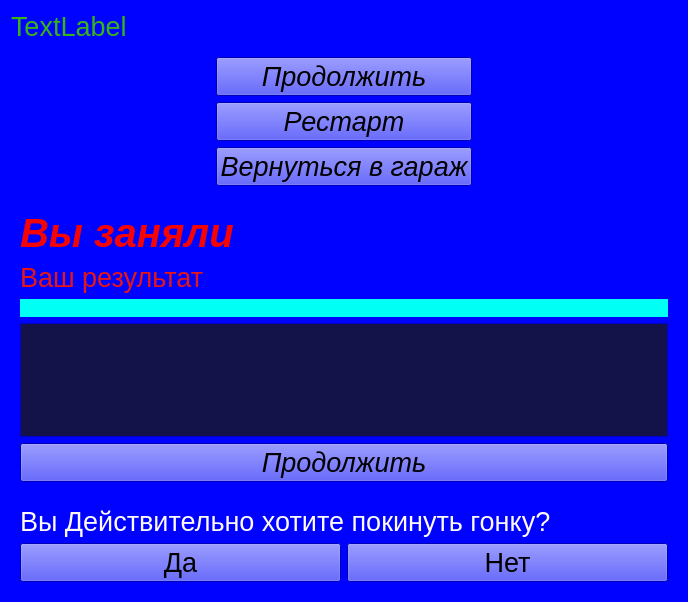
<?xml version="1.0" encoding="UTF-8"?>
<ui version="4.0">
 <class>Form</class>
 <widget class="QWidget" name="Form">
  <property name="geometry">
   <rect>
    <x>0</x>
    <y>0</y>
    <width>688</width>
    <height>602</height>
   </rect>
  </property>
  <property name="palette">
   <palette>
    <active>
     <colorrole role="WindowText">
      <brush brushstyle="SolidPattern">
       <color alpha="255">
        <red>0</red>
        <green>0</green>
        <blue>0</blue>
       </color>
      </brush>
     </colorrole>
     <colorrole role="Button">
      <brush brushstyle="SolidPattern">
       <color alpha="255">
        <red>0</red>
        <green>2</green>
        <blue>255</blue>
       </color>
      </brush>
     </colorrole>
     <colorrole role="Light">
      <brush brushstyle="SolidPattern">
       <color alpha="255">
        <red>127</red>
        <green>129</green>
        <blue>255</blue>
       </color>
      </brush>
     </colorrole>
     <colorrole role="Midlight">
      <brush brushstyle="SolidPattern">
       <color alpha="255">
        <red>63</red>
        <green>65</green>
        <blue>255</blue>
       </color>
      </brush>
     </colorrole>
     <colorrole role="Dark">
      <brush brushstyle="SolidPattern">
       <color alpha="255">
        <red>0</red>
        <green>1</green>
        <blue>127</blue>
       </color>
      </brush>
     </colorrole>
     <colorrole role="Mid">
      <brush brushstyle="SolidPattern">
       <color alpha="255">
        <red>0</red>
        <green>1</green>
        <blue>170</blue>
       </color>
      </brush>
     </colorrole>
     <colorrole role="Text">
      <brush brushstyle="SolidPattern">
       <color alpha="255">
        <red>0</red>
        <green>0</green>
        <blue>0</blue>
       </color>
      </brush>
     </colorrole>
     <colorrole role="BrightText">
      <brush brushstyle="SolidPattern">
       <color alpha="255">
        <red>255</red>
        <green>255</green>
        <blue>255</blue>
       </color>
      </brush>
     </colorrole>
     <colorrole role="ButtonText">
      <brush brushstyle="SolidPattern">
       <color alpha="255">
        <red>0</red>
        <green>0</green>
        <blue>0</blue>
       </color>
      </brush>
     </colorrole>
     <colorrole role="Base">
      <brush brushstyle="SolidPattern">
       <color alpha="255">
        <red>255</red>
        <green>255</green>
        <blue>255</blue>
       </color>
      </brush>
     </colorrole>
     <colorrole role="Window">
      <brush brushstyle="SolidPattern">
       <color alpha="255">
        <red>0</red>
        <green>2</green>
        <blue>255</blue>
       </color>
      </brush>
     </colorrole>
     <colorrole role="Shadow">
      <brush brushstyle="SolidPattern">
       <color alpha="255">
        <red>0</red>
        <green>0</green>
        <blue>0</blue>
       </color>
      </brush>
     </colorrole>
     <colorrole role="AlternateBase">
      <brush brushstyle="SolidPattern">
       <color alpha="255">
        <red>127</red>
        <green>128</green>
        <blue>255</blue>
       </color>
      </brush>
     </colorrole>
     <colorrole role="ToolTipBase">
      <brush brushstyle="SolidPattern">
       <color alpha="255">
        <red>255</red>
        <green>255</green>
        <blue>220</blue>
       </color>
      </brush>
     </colorrole>
     <colorrole role="ToolTipText">
      <brush brushstyle="SolidPattern">
       <color alpha="255">
        <red>0</red>
        <green>0</green>
        <blue>0</blue>
       </color>
      </brush>
     </colorrole>
    </active>
    <inactive>
     <colorrole role="WindowText">
      <brush brushstyle="SolidPattern">
       <color alpha="255">
        <red>0</red>
        <green>0</green>
        <blue>0</blue>
       </color>
      </brush>
     </colorrole>
     <colorrole role="Button">
      <brush brushstyle="SolidPattern">
       <color alpha="255">
        <red>0</red>
        <green>2</green>
        <blue>255</blue>
       </color>
      </brush>
     </colorrole>
     <colorrole role="Light">
      <brush brushstyle="SolidPattern">
       <color alpha="255">
        <red>127</red>
        <green>129</green>
        <blue>255</blue>
       </color>
      </brush>
     </colorrole>
     <colorrole role="Midlight">
      <brush brushstyle="SolidPattern">
       <color alpha="255">
        <red>63</red>
        <green>65</green>
        <blue>255</blue>
       </color>
      </brush>
     </colorrole>
     <colorrole role="Dark">
      <brush brushstyle="SolidPattern">
       <color alpha="255">
        <red>0</red>
        <green>1</green>
        <blue>127</blue>
       </color>
      </brush>
     </colorrole>
     <colorrole role="Mid">
      <brush brushstyle="SolidPattern">
       <color alpha="255">
        <red>0</red>
        <green>1</green>
        <blue>170</blue>
       </color>
      </brush>
     </colorrole>
     <colorrole role="Text">
      <brush brushstyle="SolidPattern">
       <color alpha="255">
        <red>0</red>
        <green>0</green>
        <blue>0</blue>
       </color>
      </brush>
     </colorrole>
     <colorrole role="BrightText">
      <brush brushstyle="SolidPattern">
       <color alpha="255">
        <red>255</red>
        <green>255</green>
        <blue>255</blue>
       </color>
      </brush>
     </colorrole>
     <colorrole role="ButtonText">
      <brush brushstyle="SolidPattern">
       <color alpha="255">
        <red>0</red>
        <green>0</green>
        <blue>0</blue>
       </color>
      </brush>
     </colorrole>
     <colorrole role="Base">
      <brush brushstyle="SolidPattern">
       <color alpha="255">
        <red>255</red>
        <green>255</green>
        <blue>255</blue>
       </color>
      </brush>
     </colorrole>
     <colorrole role="Window">
      <brush brushstyle="SolidPattern">
       <color alpha="255">
        <red>0</red>
        <green>2</green>
        <blue>255</blue>
       </color>
      </brush>
     </colorrole>
     <colorrole role="Shadow">
      <brush brushstyle="SolidPattern">
       <color alpha="255">
        <red>0</red>
        <green>0</green>
        <blue>0</blue>
       </color>
      </brush>
     </colorrole>
     <colorrole role="AlternateBase">
      <brush brushstyle="SolidPattern">
       <color alpha="255">
        <red>127</red>
        <green>128</green>
        <blue>255</blue>
       </color>
      </brush>
     </colorrole>
     <colorrole role="ToolTipBase">
      <brush brushstyle="SolidPattern">
       <color alpha="255">
        <red>255</red>
        <green>255</green>
        <blue>220</blue>
       </color>
      </brush>
     </colorrole>
     <colorrole role="ToolTipText">
      <brush brushstyle="SolidPattern">
       <color alpha="255">
        <red>0</red>
        <green>0</green>
        <blue>0</blue>
       </color>
      </brush>
     </colorrole>
    </inactive>
    <disabled>
     <colorrole role="WindowText">
      <brush brushstyle="SolidPattern">
       <color alpha="255">
        <red>0</red>
        <green>1</green>
        <blue>127</blue>
       </color>
      </brush>
     </colorrole>
     <colorrole role="Button">
      <brush brushstyle="SolidPattern">
       <color alpha="255">
        <red>0</red>
        <green>2</green>
        <blue>255</blue>
       </color>
      </brush>
     </colorrole>
     <colorrole role="Light">
      <brush brushstyle="SolidPattern">
       <color alpha="255">
        <red>127</red>
        <green>129</green>
        <blue>255</blue>
       </color>
      </brush>
     </colorrole>
     <colorrole role="Midlight">
      <brush brushstyle="SolidPattern">
       <color alpha="255">
        <red>63</red>
        <green>65</green>
        <blue>255</blue>
       </color>
      </brush>
     </colorrole>
     <colorrole role="Dark">
      <brush brushstyle="SolidPattern">
       <color alpha="255">
        <red>0</red>
        <green>1</green>
        <blue>127</blue>
       </color>
      </brush>
     </colorrole>
     <colorrole role="Mid">
      <brush brushstyle="SolidPattern">
       <color alpha="255">
        <red>0</red>
        <green>1</green>
        <blue>170</blue>
       </color>
      </brush>
     </colorrole>
     <colorrole role="Text">
      <brush brushstyle="SolidPattern">
       <color alpha="255">
        <red>0</red>
        <green>1</green>
        <blue>127</blue>
       </color>
      </brush>
     </colorrole>
     <colorrole role="BrightText">
      <brush brushstyle="SolidPattern">
       <color alpha="255">
        <red>255</red>
        <green>255</green>
        <blue>255</blue>
       </color>
      </brush>
     </colorrole>
     <colorrole role="ButtonText">
      <brush brushstyle="SolidPattern">
       <color alpha="255">
        <red>0</red>
        <green>1</green>
        <blue>127</blue>
       </color>
      </brush>
     </colorrole>
     <colorrole role="Base">
      <brush brushstyle="SolidPattern">
       <color alpha="255">
        <red>0</red>
        <green>2</green>
        <blue>255</blue>
       </color>
      </brush>
     </colorrole>
     <colorrole role="Window">
      <brush brushstyle="SolidPattern">
       <color alpha="255">
        <red>0</red>
        <green>2</green>
        <blue>255</blue>
       </color>
      </brush>
     </colorrole>
     <colorrole role="Shadow">
      <brush brushstyle="SolidPattern">
       <color alpha="255">
        <red>0</red>
        <green>0</green>
        <blue>0</blue>
       </color>
      </brush>
     </colorrole>
     <colorrole role="AlternateBase">
      <brush brushstyle="SolidPattern">
       <color alpha="255">
        <red>0</red>
        <green>2</green>
        <blue>255</blue>
       </color>
      </brush>
     </colorrole>
     <colorrole role="ToolTipBase">
      <brush brushstyle="SolidPattern">
       <color alpha="255">
        <red>255</red>
        <green>255</green>
        <blue>220</blue>
       </color>
      </brush>
     </colorrole>
     <colorrole role="ToolTipText">
      <brush brushstyle="SolidPattern">
       <color alpha="255">
        <red>0</red>
        <green>0</green>
        <blue>0</blue>
       </color>
      </brush>
     </colorrole>
    </disabled>
   </palette>
  </property>
  <property name="windowTitle">
   <string>Form</string>
  </property>
  <layout class="QVBoxLayout" name="verticalLayout_4">
   <item>
    <widget class="QLabel" name="money">
     <property name="palette">
      <palette>
       <active>
        <colorrole role="WindowText">
         <brush brushstyle="SolidPattern">
          <color alpha="255">
           <red>55</red>
           <green>180</green>
           <blue>25</blue>
          </color>
         </brush>
        </colorrole>
       </active>
       <inactive>
        <colorrole role="WindowText">
         <brush brushstyle="SolidPattern">
          <color alpha="255">
           <red>55</red>
           <green>180</green>
           <blue>25</blue>
          </color>
         </brush>
        </colorrole>
       </inactive>
       <disabled>
        <colorrole role="WindowText">
         <brush brushstyle="SolidPattern">
          <color alpha="255">
           <red>0</red>
           <green>1</green>
           <blue>127</blue>
          </color>
         </brush>
        </colorrole>
       </disabled>
      </palette>
     </property>
     <property name="font">
      <font>
       <pointsize>20</pointsize>
      </font>
     </property>
     <property name="text">
      <string>TextLabel</string>
     </property>
    </widget>
   </item>
   <item>
    <widget class="QWidget" name="pause_2" native="true">
     <layout class="QHBoxLayout" name="horizontalLayout">
      <item>
       <spacer name="horizontalSpacer">
        <property name="orientation">
         <enum>Qt::Horizontal</enum>
        </property>
        <property name="sizeHint" stdset="0">
         <size>
          <width>40</width>
          <height>20</height>
         </size>
        </property>
       </spacer>
      </item>
      <item>
       <layout class="QVBoxLayout" name="verticalLayout">
        <item>
         <widget class="QPushButton" name="go_on">
          <property name="font">
           <font>
            <pointsize>20</pointsize>
            <italic>true</italic>
           </font>
          </property>
          <property name="text">
           <string>Продолжить</string>
          </property>
         </widget>
        </item>
        <item>
         <widget class="QPushButton" name="restart">
          <property name="font">
           <font>
            <pointsize>20</pointsize>
            <italic>true</italic>
           </font>
          </property>
          <property name="text">
           <string>Рестарт</string>
          </property>
         </widget>
        </item>
        <item>
         <widget class="QPushButton" name="return_2">
          <property name="font">
           <font>
            <pointsize>20</pointsize>
            <italic>true</italic>
           </font>
          </property>
          <property name="text">
           <string>Вернуться в гараж</string>
          </property>
         </widget>
        </item>
       </layout>
      </item>
      <item>
       <spacer name="horizontalSpacer_2">
        <property name="orientation">
         <enum>Qt::Horizontal</enum>
        </property>
        <property name="sizeHint" stdset="0">
         <size>
          <width>40</width>
          <height>20</height>
         </size>
        </property>
       </spacer>
      </item>
     </layout>
    </widget>
   </item>
   <item>
    <widget class="QWidget" name="finisher" native="true">
     <layout class="QVBoxLayout" name="verticalLayout_3">
      <item>
       <widget class="QLabel" name="label_2">
        <property name="palette">
         <palette>
          <active>
           <colorrole role="WindowText">
            <brush brushstyle="SolidPattern">
             <color alpha="255">
              <red>248</red>
              <green>3</green>
              <blue>3</blue>
             </color>
            </brush>
           </colorrole>
          </active>
          <inactive>
           <colorrole role="WindowText">
            <brush brushstyle="SolidPattern">
             <color alpha="255">
              <red>248</red>
              <green>3</green>
              <blue>3</blue>
             </color>
            </brush>
           </colorrole>
          </inactive>
          <disabled>
           <colorrole role="WindowText">
            <brush brushstyle="SolidPattern">
             <color alpha="255">
              <red>0</red>
              <green>1</green>
              <blue>127</blue>
             </color>
            </brush>
           </colorrole>
          </disabled>
         </palette>
        </property>
        <property name="font">
         <font>
          <pointsize>30</pointsize>
          <weight>75</weight>
          <italic>true</italic>
          <bold>true</bold>
         </font>
        </property>
        <property name="text">
         <string>Вы заняли</string>
        </property>
       </widget>
      </item>
      <item>
       <widget class="QLabel" name="result">
        <property name="palette">
         <palette>
          <active>
           <colorrole role="WindowText">
            <brush brushstyle="SolidPattern">
             <color alpha="255">
              <red>229</red>
              <green>22</green>
              <blue>22</blue>
             </color>
            </brush>
           </colorrole>
          </active>
          <inactive>
           <colorrole role="WindowText">
            <brush brushstyle="SolidPattern">
             <color alpha="255">
              <red>229</red>
              <green>22</green>
              <blue>22</blue>
             </color>
            </brush>
           </colorrole>
          </inactive>
          <disabled>
           <colorrole role="WindowText">
            <brush brushstyle="SolidPattern">
             <color alpha="255">
              <red>0</red>
              <green>1</green>
              <blue>127</blue>
             </color>
            </brush>
           </colorrole>
          </disabled>
         </palette>
        </property>
        <property name="font">
         <font>
          <pointsize>20</pointsize>
         </font>
        </property>
        <property name="text">
         <string>Ваш результат</string>
        </property>
       </widget>
      </item>
      <item>
       <widget class="QWidget" name="priseview" native="true">
        <property name="palette">
         <palette>
          <active>
           <colorrole role="WindowText">
            <brush brushstyle="SolidPattern">
             <color alpha="255">
              <red>0</red>
              <green>0</green>
              <blue>0</blue>
             </color>
            </brush>
           </colorrole>
           <colorrole role="Button">
            <brush brushstyle="SolidPattern">
             <color alpha="255">
              <red>0</red>
              <green>255</green>
              <blue>244</blue>
             </color>
            </brush>
           </colorrole>
           <colorrole role="Light">
            <brush brushstyle="SolidPattern">
             <color alpha="255">
              <red>127</red>
              <green>255</green>
              <blue>250</blue>
             </color>
            </brush>
           </colorrole>
           <colorrole role="Midlight">
            <brush brushstyle="SolidPattern">
             <color alpha="255">
              <red>63</red>
              <green>255</green>
              <blue>247</blue>
             </color>
            </brush>
           </colorrole>
           <colorrole role="Dark">
            <brush brushstyle="SolidPattern">
             <color alpha="255">
              <red>0</red>
              <green>127</green>
              <blue>122</blue>
             </color>
            </brush>
           </colorrole>
           <colorrole role="Mid">
            <brush brushstyle="SolidPattern">
             <color alpha="255">
              <red>0</red>
              <green>170</green>
              <blue>163</blue>
             </color>
            </brush>
           </colorrole>
           <colorrole role="Text">
            <brush brushstyle="SolidPattern">
             <color alpha="255">
              <red>0</red>
              <green>0</green>
              <blue>0</blue>
             </color>
            </brush>
           </colorrole>
           <colorrole role="BrightText">
            <brush brushstyle="SolidPattern">
             <color alpha="255">
              <red>255</red>
              <green>255</green>
              <blue>255</blue>
             </color>
            </brush>
           </colorrole>
           <colorrole role="ButtonText">
            <brush brushstyle="SolidPattern">
             <color alpha="255">
              <red>0</red>
              <green>0</green>
              <blue>0</blue>
             </color>
            </brush>
           </colorrole>
           <colorrole role="Base">
            <brush brushstyle="SolidPattern">
             <color alpha="255">
              <red>255</red>
              <green>255</green>
              <blue>255</blue>
             </color>
            </brush>
           </colorrole>
           <colorrole role="Window">
            <brush brushstyle="SolidPattern">
             <color alpha="255">
              <red>0</red>
              <green>255</green>
              <blue>244</blue>
             </color>
            </brush>
           </colorrole>
           <colorrole role="Shadow">
            <brush brushstyle="SolidPattern">
             <color alpha="255">
              <red>0</red>
              <green>0</green>
              <blue>0</blue>
             </color>
            </brush>
           </colorrole>
           <colorrole role="AlternateBase">
            <brush brushstyle="SolidPattern">
             <color alpha="255">
              <red>127</red>
              <green>255</green>
              <blue>249</blue>
             </color>
            </brush>
           </colorrole>
           <colorrole role="ToolTipBase">
            <brush brushstyle="SolidPattern">
             <color alpha="255">
              <red>255</red>
              <green>255</green>
              <blue>220</blue>
             </color>
            </brush>
           </colorrole>
           <colorrole role="ToolTipText">
            <brush brushstyle="SolidPattern">
             <color alpha="255">
              <red>0</red>
              <green>0</green>
              <blue>0</blue>
             </color>
            </brush>
           </colorrole>
          </active>
          <inactive>
           <colorrole role="WindowText">
            <brush brushstyle="SolidPattern">
             <color alpha="255">
              <red>0</red>
              <green>0</green>
              <blue>0</blue>
             </color>
            </brush>
           </colorrole>
           <colorrole role="Button">
            <brush brushstyle="SolidPattern">
             <color alpha="255">
              <red>0</red>
              <green>255</green>
              <blue>244</blue>
             </color>
            </brush>
           </colorrole>
           <colorrole role="Light">
            <brush brushstyle="SolidPattern">
             <color alpha="255">
              <red>127</red>
              <green>255</green>
              <blue>250</blue>
             </color>
            </brush>
           </colorrole>
           <colorrole role="Midlight">
            <brush brushstyle="SolidPattern">
             <color alpha="255">
              <red>63</red>
              <green>255</green>
              <blue>247</blue>
             </color>
            </brush>
           </colorrole>
           <colorrole role="Dark">
            <brush brushstyle="SolidPattern">
             <color alpha="255">
              <red>0</red>
              <green>127</green>
              <blue>122</blue>
             </color>
            </brush>
           </colorrole>
           <colorrole role="Mid">
            <brush brushstyle="SolidPattern">
             <color alpha="255">
              <red>0</red>
              <green>170</green>
              <blue>163</blue>
             </color>
            </brush>
           </colorrole>
           <colorrole role="Text">
            <brush brushstyle="SolidPattern">
             <color alpha="255">
              <red>0</red>
              <green>0</green>
              <blue>0</blue>
             </color>
            </brush>
           </colorrole>
           <colorrole role="BrightText">
            <brush brushstyle="SolidPattern">
             <color alpha="255">
              <red>255</red>
              <green>255</green>
              <blue>255</blue>
             </color>
            </brush>
           </colorrole>
           <colorrole role="ButtonText">
            <brush brushstyle="SolidPattern">
             <color alpha="255">
              <red>0</red>
              <green>0</green>
              <blue>0</blue>
             </color>
            </brush>
           </colorrole>
           <colorrole role="Base">
            <brush brushstyle="SolidPattern">
             <color alpha="255">
              <red>255</red>
              <green>255</green>
              <blue>255</blue>
             </color>
            </brush>
           </colorrole>
           <colorrole role="Window">
            <brush brushstyle="SolidPattern">
             <color alpha="255">
              <red>0</red>
              <green>255</green>
              <blue>244</blue>
             </color>
            </brush>
           </colorrole>
           <colorrole role="Shadow">
            <brush brushstyle="SolidPattern">
             <color alpha="255">
              <red>0</red>
              <green>0</green>
              <blue>0</blue>
             </color>
            </brush>
           </colorrole>
           <colorrole role="AlternateBase">
            <brush brushstyle="SolidPattern">
             <color alpha="255">
              <red>127</red>
              <green>255</green>
              <blue>249</blue>
             </color>
            </brush>
           </colorrole>
           <colorrole role="ToolTipBase">
            <brush brushstyle="SolidPattern">
             <color alpha="255">
              <red>255</red>
              <green>255</green>
              <blue>220</blue>
             </color>
            </brush>
           </colorrole>
           <colorrole role="ToolTipText">
            <brush brushstyle="SolidPattern">
             <color alpha="255">
              <red>0</red>
              <green>0</green>
              <blue>0</blue>
             </color>
            </brush>
           </colorrole>
          </inactive>
          <disabled>
           <colorrole role="WindowText">
            <brush brushstyle="SolidPattern">
             <color alpha="255">
              <red>0</red>
              <green>127</green>
              <blue>122</blue>
             </color>
            </brush>
           </colorrole>
           <colorrole role="Button">
            <brush brushstyle="SolidPattern">
             <color alpha="255">
              <red>0</red>
              <green>255</green>
              <blue>244</blue>
             </color>
            </brush>
           </colorrole>
           <colorrole role="Light">
            <brush brushstyle="SolidPattern">
             <color alpha="255">
              <red>127</red>
              <green>255</green>
              <blue>250</blue>
             </color>
            </brush>
           </colorrole>
           <colorrole role="Midlight">
            <brush brushstyle="SolidPattern">
             <color alpha="255">
              <red>63</red>
              <green>255</green>
              <blue>247</blue>
             </color>
            </brush>
           </colorrole>
           <colorrole role="Dark">
            <brush brushstyle="SolidPattern">
             <color alpha="255">
              <red>0</red>
              <green>127</green>
              <blue>122</blue>
             </color>
            </brush>
           </colorrole>
           <colorrole role="Mid">
            <brush brushstyle="SolidPattern">
             <color alpha="255">
              <red>0</red>
              <green>170</green>
              <blue>163</blue>
             </color>
            </brush>
           </colorrole>
           <colorrole role="Text">
            <brush brushstyle="SolidPattern">
             <color alpha="255">
              <red>0</red>
              <green>127</green>
              <blue>122</blue>
             </color>
            </brush>
           </colorrole>
           <colorrole role="BrightText">
            <brush brushstyle="SolidPattern">
             <color alpha="255">
              <red>255</red>
              <green>255</green>
              <blue>255</blue>
             </color>
            </brush>
           </colorrole>
           <colorrole role="ButtonText">
            <brush brushstyle="SolidPattern">
             <color alpha="255">
              <red>0</red>
              <green>127</green>
              <blue>122</blue>
             </color>
            </brush>
           </colorrole>
           <colorrole role="Base">
            <brush brushstyle="SolidPattern">
             <color alpha="255">
              <red>0</red>
              <green>255</green>
              <blue>244</blue>
             </color>
            </brush>
           </colorrole>
           <colorrole role="Window">
            <brush brushstyle="SolidPattern">
             <color alpha="255">
              <red>0</red>
              <green>255</green>
              <blue>244</blue>
             </color>
            </brush>
           </colorrole>
           <colorrole role="Shadow">
            <brush brushstyle="SolidPattern">
             <color alpha="255">
              <red>0</red>
              <green>0</green>
              <blue>0</blue>
             </color>
            </brush>
           </colorrole>
           <colorrole role="AlternateBase">
            <brush brushstyle="SolidPattern">
             <color alpha="255">
              <red>0</red>
              <green>255</green>
              <blue>244</blue>
             </color>
            </brush>
           </colorrole>
           <colorrole role="ToolTipBase">
            <brush brushstyle="SolidPattern">
             <color alpha="255">
              <red>255</red>
              <green>255</green>
              <blue>220</blue>
             </color>
            </brush>
           </colorrole>
           <colorrole role="ToolTipText">
            <brush brushstyle="SolidPattern">
             <color alpha="255">
              <red>0</red>
              <green>0</green>
              <blue>0</blue>
             </color>
            </brush>
           </colorrole>
          </disabled>
         </palette>
        </property>
        <property name="autoFillBackground">
         <bool>true</bool>
        </property>
        <layout class="QVBoxLayout" name="verticalLayout_5">
         <item>
          <spacer name="verticalSpacer_4">
           <property name="orientation">
            <enum>Qt::Vertical</enum>
           </property>
           <property name="sizeHint" stdset="0">
            <size>
             <width>20</width>
             <height>40</height>
            </size>
           </property>
          </spacer>
         </item>
        </layout>
       </widget>
      </item>
      <item>
       <spacer name="verticalSpacer_3">
        <property name="orientation">
         <enum>Qt::Vertical</enum>
        </property>
        <property name="sizeHint" stdset="0">
         <size>
          <width>20</width>
          <height>40</height>
         </size>
        </property>
       </spacer>
      </item>
      <item>
       <widget class="QTextBrowser" name="tableview">
        <property name="palette">
         <palette>
          <active>
           <colorrole role="WindowText">
            <brush brushstyle="SolidPattern">
             <color alpha="255">
              <red>255</red>
              <green>17</green>
              <blue>0</blue>
             </color>
            </brush>
           </colorrole>
           <colorrole role="Base">
            <brush brushstyle="SolidPattern">
             <color alpha="255">
              <red>20</red>
              <green>19</green>
              <blue>73</blue>
             </color>
            </brush>
           </colorrole>
          </active>
          <inactive>
           <colorrole role="WindowText">
            <brush brushstyle="SolidPattern">
             <color alpha="255">
              <red>255</red>
              <green>17</green>
              <blue>0</blue>
             </color>
            </brush>
           </colorrole>
           <colorrole role="Base">
            <brush brushstyle="SolidPattern">
             <color alpha="255">
              <red>20</red>
              <green>19</green>
              <blue>73</blue>
             </color>
            </brush>
           </colorrole>
          </inactive>
          <disabled>
           <colorrole role="WindowText">
            <brush brushstyle="SolidPattern">
             <color alpha="255">
              <red>0</red>
              <green>1</green>
              <blue>127</blue>
             </color>
            </brush>
           </colorrole>
           <colorrole role="Base">
            <brush brushstyle="SolidPattern">
             <color alpha="255">
              <red>0</red>
              <green>2</green>
              <blue>255</blue>
             </color>
            </brush>
           </colorrole>
          </disabled>
         </palette>
        </property>
        <property name="font">
         <font>
          <pointsize>20</pointsize>
         </font>
        </property>
        <property name="autoFillBackground">
         <bool>false</bool>
        </property>
       </widget>
      </item>
      <item>
       <widget class="QPushButton" name="pushButton">
        <property name="font">
         <font>
          <pointsize>20</pointsize>
          <italic>true</italic>
         </font>
        </property>
        <property name="text">
         <string>Продолжить</string>
        </property>
       </widget>
      </item>
     </layout>
    </widget>
   </item>
   <item>
    <widget class="QWidget" name="question" native="true">
     <layout class="QVBoxLayout" name="verticalLayout_2">
      <item>
       <spacer name="verticalSpacer_2">
        <property name="orientation">
         <enum>Qt::Vertical</enum>
        </property>
        <property name="sizeHint" stdset="0">
         <size>
          <width>20</width>
          <height>75</height>
         </size>
        </property>
       </spacer>
      </item>
      <item>
       <widget class="QLabel" name="label">
        <property name="palette">
         <palette>
          <active>
           <colorrole role="WindowText">
            <brush brushstyle="SolidPattern">
             <color alpha="255">
              <red>255</red>
              <green>250</green>
              <blue>250</blue>
             </color>
            </brush>
           </colorrole>
           <colorrole role="Text">
            <brush brushstyle="SolidPattern">
             <color alpha="255">
              <red>14</red>
              <green>14</green>
              <blue>33</blue>
             </color>
            </brush>
           </colorrole>
          </active>
          <inactive>
           <colorrole role="WindowText">
            <brush brushstyle="SolidPattern">
             <color alpha="255">
              <red>255</red>
              <green>250</green>
              <blue>250</blue>
             </color>
            </brush>
           </colorrole>
           <colorrole role="Text">
            <brush brushstyle="SolidPattern">
             <color alpha="255">
              <red>14</red>
              <green>14</green>
              <blue>33</blue>
             </color>
            </brush>
           </colorrole>
          </inactive>
          <disabled>
           <colorrole role="WindowText">
            <brush brushstyle="SolidPattern">
             <color alpha="255">
              <red>0</red>
              <green>1</green>
              <blue>127</blue>
             </color>
            </brush>
           </colorrole>
           <colorrole role="Text">
            <brush brushstyle="SolidPattern">
             <color alpha="255">
              <red>0</red>
              <green>1</green>
              <blue>127</blue>
             </color>
            </brush>
           </colorrole>
          </disabled>
         </palette>
        </property>
        <property name="font">
         <font>
          <pointsize>20</pointsize>
         </font>
        </property>
        <property name="text">
         <string>Вы Действительно хотите покинуть гонку?</string>
        </property>
       </widget>
      </item>
      <item>
       <spacer name="verticalSpacer">
        <property name="orientation">
         <enum>Qt::Vertical</enum>
        </property>
        <property name="sizeHint" stdset="0">
         <size>
          <width>20</width>
          <height>74</height>
         </size>
        </property>
       </spacer>
      </item>
      <item>
       <layout class="QHBoxLayout" name="horizontalLayout_2">
        <item>
         <widget class="QPushButton" name="yes">
          <property name="font">
           <font>
            <pointsize>20</pointsize>
           </font>
          </property>
          <property name="text">
           <string>Да</string>
          </property>
         </widget>
        </item>
        <item>
         <widget class="QPushButton" name="no">
          <property name="font">
           <font>
            <pointsize>20</pointsize>
           </font>
          </property>
          <property name="text">
           <string>Нет</string>
          </property>
         </widget>
        </item>
       </layout>
      </item>
     </layout>
    </widget>
   </item>
  </layout>
 </widget>
 <resources/>
 <connections/>
</ui>
